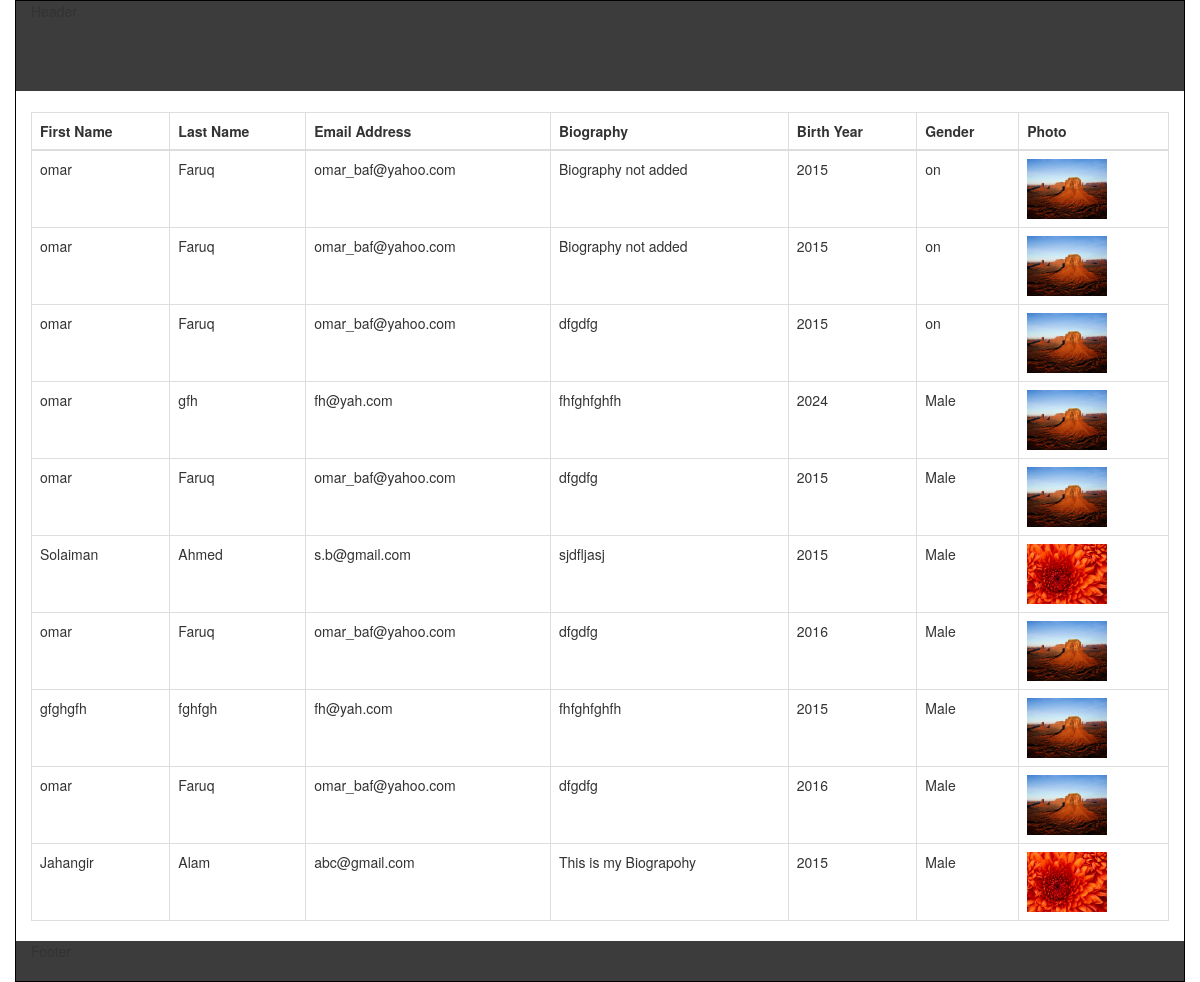
The page /view.php on the database its author committed.
### tables this page shows
CREATE TABLE `students` (
  `id` int(11) NOT NULL,
  `fname` varchar(100) NOT NULL,
  `lname` varchar(100) NOT NULL,
  `email` varchar(50) NOT NULL,
  `biography` varchar(50) NOT NULL,
  `doy` varchar(20) NOT NULL,
  `gender` varchar(20) NOT NULL,
  `photo` varchar(50) NOT NULL
);

### function/function.php (called while the page is built, shortened)
<?php
	class student{
		public $hostname = "localhost";
		public $user = "root";
		public $password = "";
		public $database = "class46";
		public $connection;
		public function __construct(){
			$this->connection = new mysqli($this->hostname,$this->user,$this->password,$this->database);
		}
		public function select($select_query){
			$return = $this->connection->query($select_query);
			if($return){
				return $return;
			}
		}
	}
	$student = new student;
?>

### view.php (the view, shortened to what this page needs)
<?php
    include('function/function.php');
    $query = "SELECT * FROM students";
    $data = $student->select($query);
?>
<!DOCTYPE HTML>
<html lang="en-US">
<head>
    <link rel="stylesheet" href="bootstrap/css/bootstrap.min.css">
    <link rel="stylesheet" href="style.css">
</head>
<body>
<!DOCTYPE HTML>
<html lang="en-US">
<head>
    <link rel="stylesheet" href="bootstrap/css/bootstrap.min.css">
    <link rel="stylesheet" href="style.css">
</head>
<body>
<div class="container">
    <header class="row header">
        <div class="col-md-12">Header</div>
    </header>
    <div class="row">
        <div class="col-md-12">&nbsp;</div>
    </div>
    <div class="row">
        <div class="col-md-offset-1 col-md-10">
        </div>
    </div>
    <div class="row">
        <div class="col-md-12">
            <table class="table table-bordered">
                <thead>
                    <tr>
                        <th>First Name</th>
                        <th>Last Name</th>
                        <th>Email Address</th>
                        <th>Biography</th>
                        <th>Birth Year</th>
                        <th>Gender</th>
                        <th>Photo</th>
                    </tr>
                </thead>
                <tbody>
                <?php
                    while($students = $data->fetch_object()){
                ?>
                    <tr>
                        <td><?php echo $students->fname; ?></td>
                        <td><?php echo $students->lname; ?></td>
                        <td><?php echo $students->email; ?></td>
                        <td>
                            <?php
						        $my_file = $students->biography;
                                if(file_exists("biography/".$my_file)) {
                                $myfile = fopen("biography/".$my_file, "r");
                                echo fread($myfile, filesize("biography/". $my_file));
                        }
                        else{ echo  "Biography not added";}
					?>
                        </td>
                        <td><?php echo $students->doy; ?></td>
                        <td><?php echo $students->gender; ?></td>
                        <td>
                            <?php
                                if(file_exists('image/'.$students->photo)){
                                    echo "<img src='image/".$students->photo."' width='80px'>";
                                }
                                else{ echo "Image not Added";}
                            ?>
                        </td>
                    </tr>
                <?php }?>
                </tbody>
            </table>
        </div>
    </div>
    <footer class="row footer">
        <div class="col-md-12">Footer</div>
    </footer>
</div>
</body>
</html>

### style.css (style rules this page uses)
.container { border: 1px solid #000000; }
.header { min-height: 90px; background: #3c3c3c; }
.footer { min-height: 40px; background: #3c3c3c; }

### rows shown on the page
students: fname "omar", lname "Faruq", email "omar_baf@yahoo.com", biography "Biography not added", doy "2015", gender "on", photo (picture)
students: fname "omar", lname "Faruq", email "omar_baf@yahoo.com", biography "Biography not added", doy "2015", gender "on", photo (picture)
students: fname "omar", lname "Faruq", email "omar_baf@yahoo.com", biography "dfgdfg", doy "2015", gender "on", photo (picture)
students: fname "omar", lname "gfh", email "fh@yah.com", biography "fhfghfghfh", doy "2024", gender "Male", photo (picture)
students: fname "omar", lname "Faruq", email "omar_baf@yahoo.com", biography "dfgdfg", doy "2015", gender "Male", photo (picture)
students: fname "Solaiman", lname "Ahmed", email "s.b@gmail.com", biography "sjdfljasj", doy "2015", gender "Male", photo (picture)
students: fname "omar", lname "Faruq", email "omar_baf@yahoo.com", biography "dfgdfg", doy "2016", gender "Male", photo (picture)
students: fname "gfghgfh", lname "fghfgh", email "fh@yah.com", biography "fhfghfghfh", doy "2015", gender "Male", photo (picture)
students: fname "omar", lname "Faruq", email "omar_baf@yahoo.com", biography "dfgdfg", doy "2016", gender "Male", photo (picture)
students: fname "Jahangir", lname "Alam", email "abc@gmail.com", biography "This is my Biograpohy", doy "2015", gender "Male", photo (picture)
